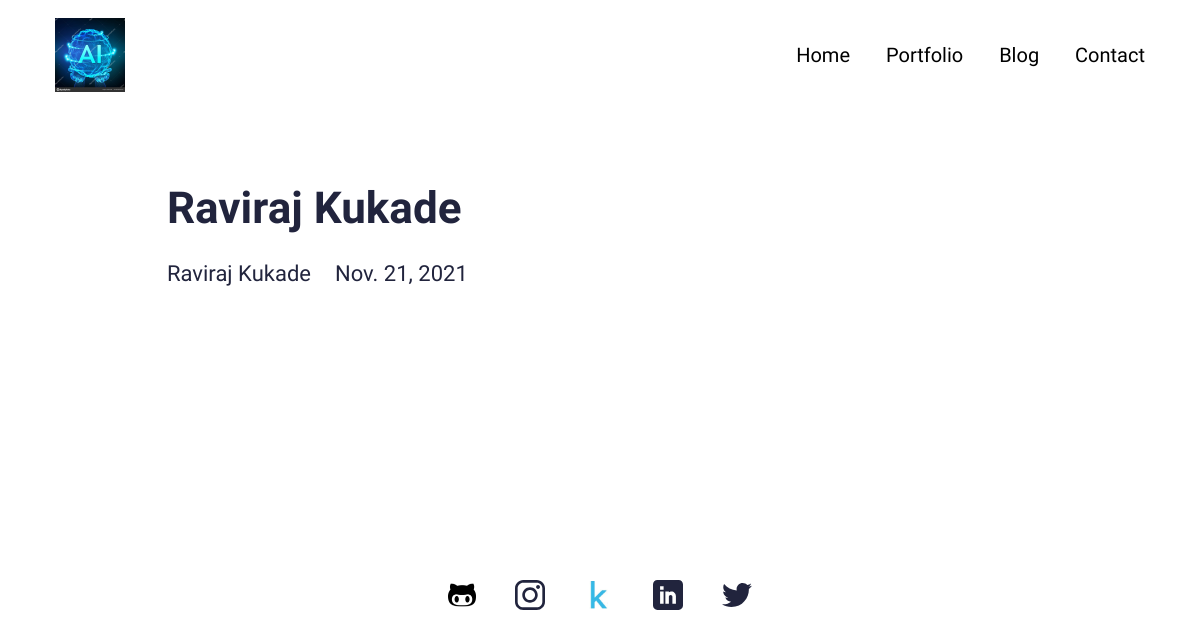
/blog/raviraj-kukade, run on the app's committed database.
### main/models.py (models this page shows, shortened)
class Blog(models.Model):
    class Meta:
        verbose_name_plural = 'Blog Profiles'
        verbose_name = 'Blog'
        ordering = ["timestamp"]
    timestamp = models.DateTimeField(auto_now_add=True)
    author = models.CharField(max_length=200, blank=True, null=True)
    name = models.CharField(max_length=200, blank=True, null=True)
    description = models.CharField(max_length=500, blank=True, null=True)
    body = RichTextField(blank=True, null=True)
    slug = models.SlugField(null=True, blank=True)
    image = models.ImageField(blank=True, null=True, upload_to="blog")
    is_active = models.BooleanField(default=True)

### main/views.py (the view)
# urls.py: path('blog/<slug:slug>', views.BlogDetailView.as_view(), name="blog"),
class BlogDetailView(generic.DetailView):
	model = Blog
	template_name = "main/blog-detail.html"

### resume_app/context_processors.py (called while the page is built)
def project_context(request):
	context = {
		'me': User.objects.first(),
	}
	return context

### main/templates/main/blog-detail.html (shortened to what this page needs)
{% extends 'main/base.html' %}
{% load static %}
{% block content %}
<section>
  <div class="innerPageBannerCol">
    <div class="container">
      <div class="row g-4 g-md-3  align-items-center">
        <div class="col-md-6">
          <div class="bannerContent">
            <h1 class="xlTitle pb-md-3">{{object.name|title}}</h1>
          </div>
        </div>
      </div>
      <div class="row">
        <div class="col-md-auto">
          <div class="authorCol">
            <h4 class="smTitle pb-3">{{object.author|title}}</h4>
          </div>
        </div>
        <div class="col-md">
          <h4 class="smTitle pb-3">{{object.timestamp.date}}</h4>
        </div>
      </div>
    </div>
  </div>
</section>
<section>
  <div class="sectionSpaceSm">
  </div>
</section>
{% endblock %}

### static/css/style.css (style rules this page uses)
:root { --primaryColor: #9C07B6; --primaryDarkColor: #3D0048; --primaryHoverColor: #900AA8; --secondaryColor: #F9B000; --baseColor: #21243D; --baseFont: 'Heebo', sans-serif; --titleFont: 'Courier Prime', monospace; --regular: 400; --medium: 500; --bold: 700; --black: 900; --lightBg: #F1F1F1; }
html { scroll-behavior: smooth; }
body { font-family: var(--baseFont); color: var(--baseColor); line-height: normal; }
.xlTitle { font-size: 44px; line-height: 1.3; font-weight: var(--bold); font-family: var(--titleFont) }
.smTitle { font-size: 22px; line-height: normal; font-weight: var(--regular); font-family: var(--titleFont) }
.sectionSpaceSm { padding: 35px 0; }
.innerPageBannerCol { padding: 180px 0 150px; }
@media (min-width:992px) { .container, .container-lg, .container-md, .container-sm, .container-xl, .container-xxl { max-width: 890px; } }

### data on the page
Blog: name "Raviraj Kukade", author "Raviraj Kukade", timestamp "Nov. 21, 2021"
